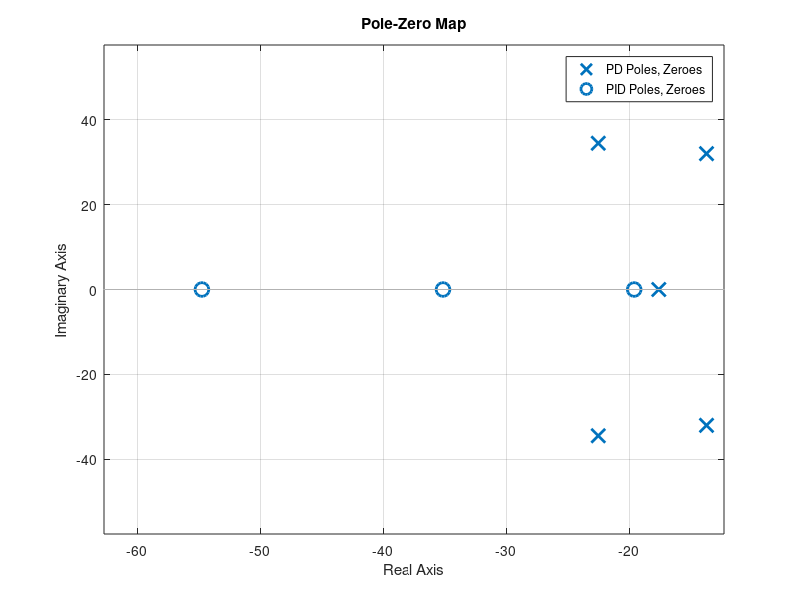

Write the MATLAB code that produced this figure.
clc; clear;

m = 749.44e-6;
b = 10.556e-3;

Kp = 1.27;
Ki = 15.97966;
Kd = 0.0232;


pd_tf = tf([Kd/m Kp/m], [1 (b+Kd)/m Kp/m]);
pid_tf = tf([Kd/m Kp/m Ki/m], [1 (b+Kd)/m Kp/m Ki/m]);

figure
hold on
pzmap(pd_tf);
damp(pd_tf); 
pzmap(pid_tf);
damp(pid_tf);
legend('PD Poles, Zeroes', 'PID Poles, Zeroes');
grid on
hold off
